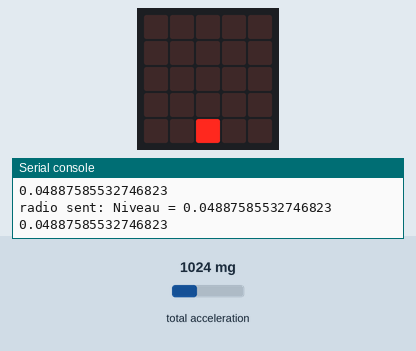
This program was run on a simulated BBC micro:bit (MakeCode). Shown: the board's 5×5 LED display, the last lines printed to the serial console. The test bench sets the inputs (shaded band); at power-on: total acceleration 1024 mg. No radio messages arrive unless stated (any console line starting 'radio sent:' is added by the test bench).

Above: at 1.2 s.
1.3 s: total acceleration set to 60 mg
At 2.4 s:
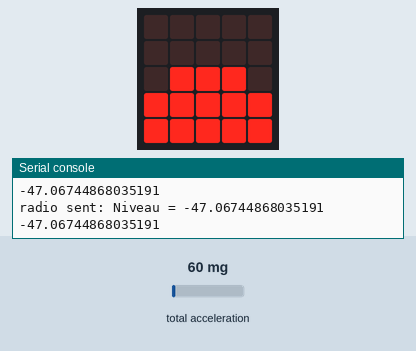
2.8 s: total acceleration set to 750 mg
At 3.7 s:
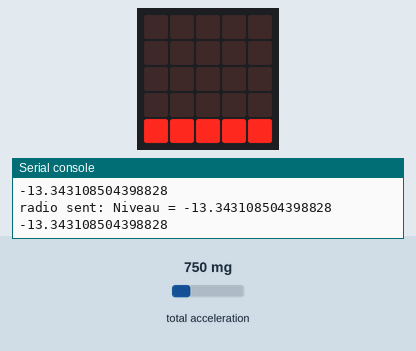
4.3 s: total acceleration set to 1500 mg
At 5.5 s:
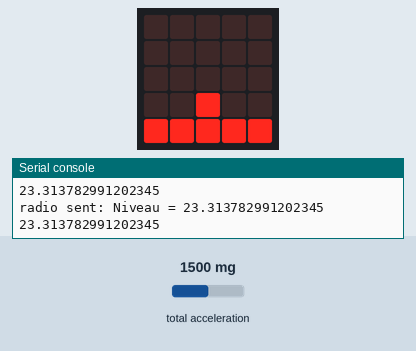
5.8 s: total acceleration set to 2250 mg
At 6.9 s:
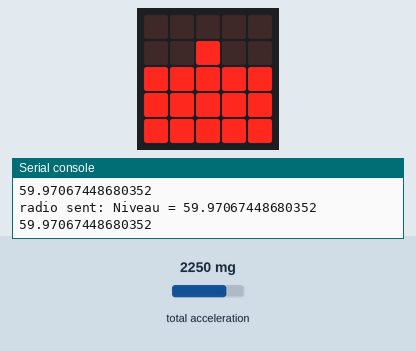
7.3 s: total acceleration set to 2940 mg
At 8.2 s:
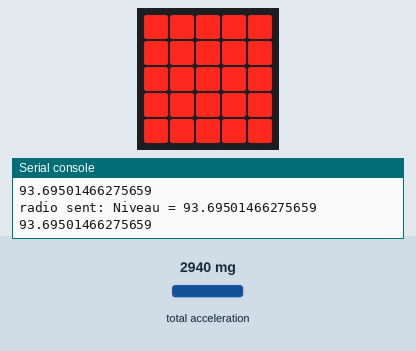
Timing chart, 0 to 9.8 s (numbered marks = the images above; inputs shaded):
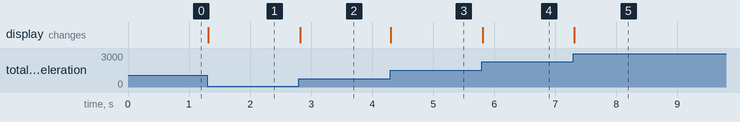

Measured:
- after the input at 1.3 s, the display: changes at once (image 1)
- after the input at 2.8 s, the display: changes at once (image 2)
- after the input at 4.3 s, the display: changes at once (image 3)
- after the input at 5.8 s, the display: changes at once (image 4)
- after the input at 7.3 s, the display: changes at once (image 5)

The program:

main.ts
```typescript
let Niveau = 0
let Vibrations = 0
radio.setGroup(1)
basic.forever(function () {
    Vibrations = input.acceleration(Dimension.Strength) - 1023
    Niveau = Vibrations * 100 / 1023 / 2
    radio.sendValue("Niveau", Niveau)
    led.plotBarGraph(
    Niveau,
    100
    )
})
```

test.ts
```typescript
// les tests vont ici ; cela ne sera pas compilé si ce paquet est utilisé en tant qu'extension.
```
